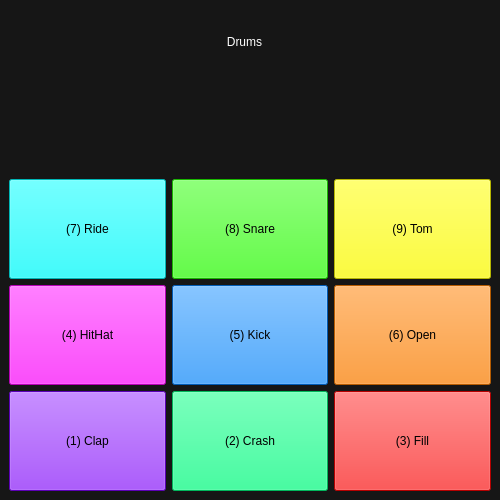
<?xml version="1.0" encoding="UTF-8"?>
<ui version="4.0">
 <class>Drums</class>
 <widget class="QMainWindow" name="Drums">
  <property name="geometry">
   <rect>
    <x>0</x>
    <y>0</y>
    <width>500</width>
    <height>500</height>
   </rect>
  </property>
  <property name="windowTitle">
   <string>Drums</string>
  </property>
  <property name="styleSheet">
   <string notr="true">background: rgb(22, 22, 22)</string>
  </property>
  <widget class="QWidget" name="centralwidget">
   <layout class="QVBoxLayout" name="verticalLayout">
    <item>
     <layout class="QHBoxLayout" name="horizontalLayout">
      <item>
       <spacer name="horizontalSpacer">
        <property name="orientation">
         <enum>Qt::Orientation::Horizontal</enum>
        </property>
        <property name="sizeHint" stdset="0">
         <size>
          <width>268</width>
          <height>20</height>
         </size>
        </property>
       </spacer>
      </item>
      <item>
       <widget class="QPushButton" name="pushButton">
        <property name="minimumSize">
         <size>
          <width>225</width>
          <height>65</height>
         </size>
        </property>
        <property name="styleSheet">
         <string notr="true">QPushButton
{
	background: rgb(22, 22, 22);
	border:none;
	color:white;
	
	font: 700 35pt &quot;Segoe UI&quot;;
}</string>
        </property>
        <property name="text">
         <string>Drums</string>
        </property>
       </widget>
      </item>
      <item>
       <spacer name="horizontalSpacer_2">
        <property name="orientation">
         <enum>Qt::Orientation::Horizontal</enum>
        </property>
        <property name="sizeHint" stdset="0">
         <size>
          <width>278</width>
          <height>20</height>
         </size>
        </property>
       </spacer>
      </item>
     </layout>
    </item>
    <item>
     <spacer name="verticalSpacer">
      <property name="orientation">
       <enum>Qt::Orientation::Vertical</enum>
      </property>
      <property name="sizeHint" stdset="0">
       <size>
        <width>20</width>
        <height>96</height>
       </size>
      </property>
     </spacer>
    </item>
    <item>
     <layout class="QGridLayout" name="gridLayout">
      <item row="0" column="0">
       <widget class="QPushButton" name="Button_7">
        <property name="minimumSize">
         <size>
          <width>100</width>
          <height>100</height>
         </size>
        </property>
        <property name="styleSheet">
         <string notr="true">QPushButton 
{
    background: rgb(0, 255, 255);
    color: black;
    font: 26pt &quot;Segoe UI&quot;;
}

QPushButton:pressed 
{
    background: rgb(0, 177, 177);
    color: black;
    font: 26pt &quot;Segoe UI&quot;;
}
</string>
        </property>
        <property name="text">
         <string>(7) Ride</string>
        </property>
       </widget>
      </item>
      <item row="0" column="1">
       <widget class="QPushButton" name="Button_8">
        <property name="minimumSize">
         <size>
          <width>100</width>
          <height>100</height>
         </size>
        </property>
        <property name="styleSheet">
         <string notr="true">QPushButton
{
	background: rgb(35, 255, 0);
	color: black;
	font: 26pt &quot;Segoe UI&quot;;
}

QPushButton:pressed
{
	background: rgb(28, 185, 0);
	color: black;
	font: 26pt &quot;Segoe UI&quot;;
}</string>
        </property>
        <property name="text">
         <string>(8) Snare</string>
        </property>
       </widget>
      </item>
      <item row="0" column="2">
       <widget class="QPushButton" name="Button_9">
        <property name="minimumSize">
         <size>
          <width>100</width>
          <height>100</height>
         </size>
        </property>
        <property name="styleSheet">
         <string notr="true">QPushButton
{
	background: rgb(255, 255, 0);
	color: black;
	font: 26pt &quot;Segoe UI&quot;;
}

QPushButton:pressed
{
	background: rgb(159, 159, 0);
	color: black;
	font: 26pt &quot;Segoe UI&quot;;
}</string>
        </property>
        <property name="text">
         <string>(9) Tom</string>
        </property>
       </widget>
      </item>
      <item row="1" column="0">
       <widget class="QPushButton" name="Button_4">
        <property name="minimumSize">
         <size>
          <width>100</width>
          <height>100</height>
         </size>
        </property>
        <property name="styleSheet">
         <string notr="true">QPushButton
{
	background: rgb(255,0, 255);
	color: black;
	font: 26pt &quot;Segoe UI&quot;;
}

QPushButton:pressed
{
	background: rgb(177, 0, 177);
	color: black;
	font: 26pt &quot;Segoe UI&quot;;
}</string>
        </property>
        <property name="text">
         <string>(4) HitHat</string>
        </property>
       </widget>
      </item>
      <item row="1" column="1">
       <widget class="QPushButton" name="Button_5">
        <property name="minimumSize">
         <size>
          <width>100</width>
          <height>100</height>
         </size>
        </property>
        <property name="styleSheet">
         <string notr="true">QPushButton
{
	background: rgb(0,128,255);
	color: black;
	font: 26pt &quot;Segoe UI&quot;;
}

QPushButton:pressed
{
	background: rgb(0,89,177);
	color: black;
	font: 26pt &quot;Segoe UI&quot;;
}</string>
        </property>
        <property name="text">
         <string>(5) Kick</string>
        </property>
       </widget>
      </item>
      <item row="1" column="2">
       <widget class="QPushButton" name="Button_6">
        <property name="minimumSize">
         <size>
          <width>100</width>
          <height>100</height>
         </size>
        </property>
        <property name="styleSheet">
         <string notr="true">QPushButton
{
	background: rgb(255, 128, 0);
	color: black;
	font: 26pt &quot;Segoe UI&quot;;
}

QPushButton:pressed
{
	background: rgb(185, 92, 0);
	color: black;
	font: 26pt &quot;Segoe UI&quot;;
}</string>
        </property>
        <property name="text">
         <string>(6) Open</string>
        </property>
       </widget>
      </item>
      <item row="2" column="0">
       <widget class="QPushButton" name="Button_1">
        <property name="minimumSize">
         <size>
          <width>100</width>
          <height>100</height>
         </size>
        </property>
        <property name="styleSheet">
         <string notr="true">QPushButton
{
	background: rgb(128,0,255);
	color: black;
	font: 26pt &quot;Segoe UI&quot;;
}

QPushButton:pressed
{
	background: rgb(89,0,177);
	color: black;
	font: 26pt &quot;Segoe UI&quot;;
}</string>
        </property>
        <property name="text">
         <string>(1) Clap</string>
        </property>
       </widget>
      </item>
      <item row="2" column="1">
       <widget class="QPushButton" name="Button_2">
        <property name="minimumSize">
         <size>
          <width>100</width>
          <height>100</height>
         </size>
        </property>
        <property name="styleSheet">
         <string notr="true">QPushButton
{
	background: rgb(0,255,128);
	color: black;
	font: 26pt &quot;Segoe UI&quot;;
}

QPushButton:pressed
{
	background: rgb(0, 177, 89);
	color: black;
	font: 26pt &quot;Segoe UI&quot;;
}</string>
        </property>
        <property name="text">
         <string>(2) Crash</string>
        </property>
       </widget>
      </item>
      <item row="2" column="2">
       <widget class="QPushButton" name="Button_3">
        <property name="minimumSize">
         <size>
          <width>100</width>
          <height>100</height>
         </size>
        </property>
        <property name="styleSheet">
         <string notr="true">QPushButton
{
	background: rgb(255, 0, 0);
	color: black;
	font: 26pt &quot;Segoe UI&quot;;
}

QPushButton:pressed
{
	background: rgb(177, 0, 0);
	color: black;
	font: 26pt &quot;Segoe UI&quot;;
}</string>
        </property>
        <property name="text">
         <string>(3) Fill</string>
        </property>
       </widget>
      </item>
     </layout>
    </item>
   </layout>
  </widget>
 </widget>
 <resources/>
 <connections/>
</ui>
